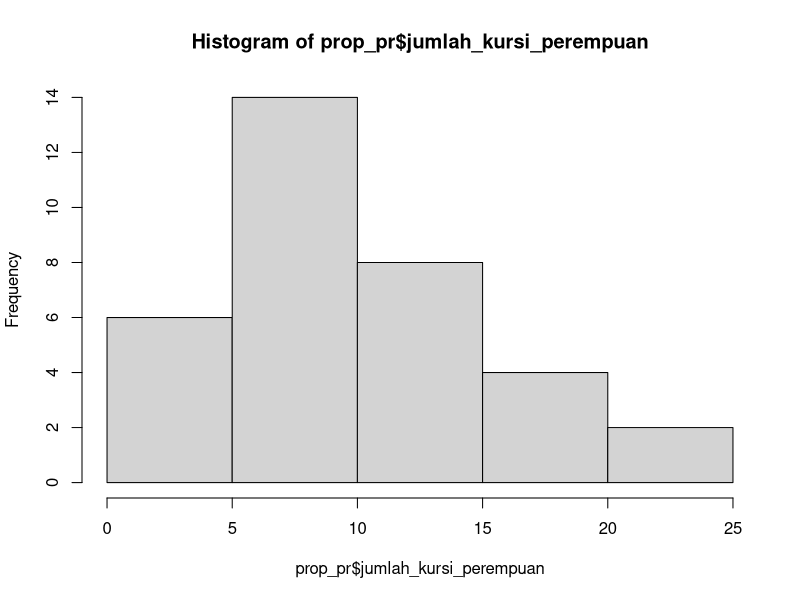
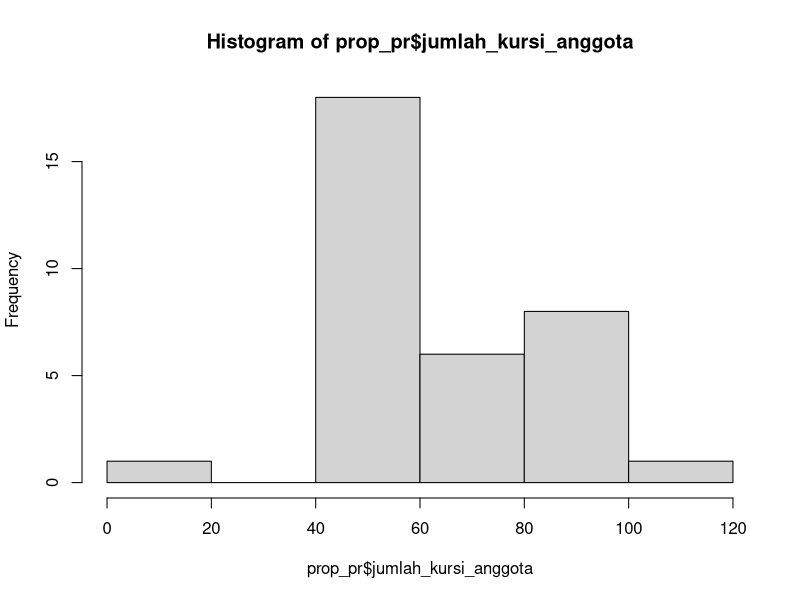
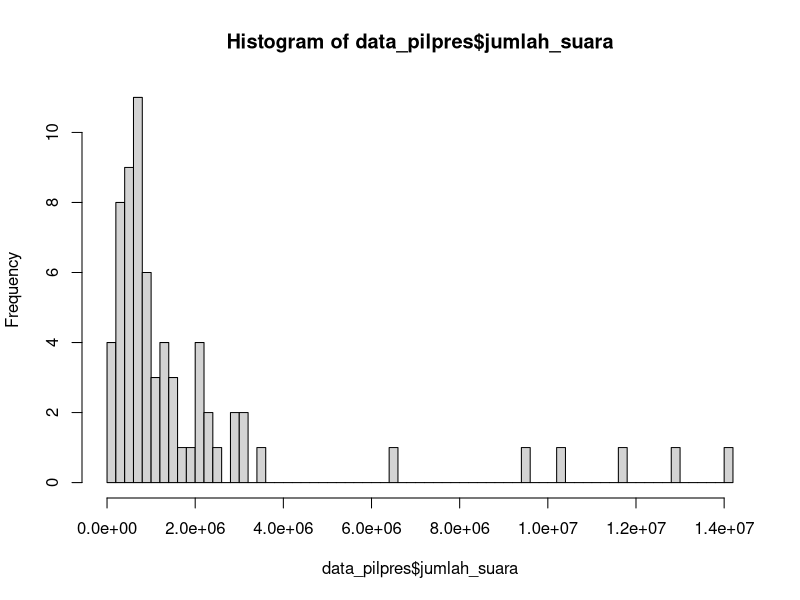

These figures' R source, in order:
## ---- chunk 1
knitr::opts_chunk$set(echo = TRUE)
## ---- chunk 2
prop_pr <- read.csv('data/Proporsi Perempuan DPR.csv', stringsAsFactors = T)
## ---- chunk 3
# 6 data awal
head(prop_pr)
## ---- chunk 4
# 10 data awal
head(prop_pr, 10)
## ---- chunk 5
# 6 data terkahir
tail(prop_pr)
## ---- chunk 6
dim(prop_pr)
## ---- chunk 7
str(prop_pr)
## ---- chunk 8
summary(prop_pr)
## ---- chunk 9
hist(prop_pr$jumlah_kursi_perempuan)
hist(prop_pr$jumlah_kursi_anggota)
## ---- chunk 10
data_pilpres <- read.csv('data/Hasil Pilpres 2014.csv', stringsAsFactors = T)
str(data_pilpres)
## ---- chunk 11
library(stringr) #library untuk manipulasi string
# menghapus tanda . (titik) pada jumlah suara
data_pilpres$jumlah_suara <- str_replace_all(data_pilpres$jumlah_suara, "[[:punct:]]", "")

#mengganti tanda , (koma) menjadi tanda . (titik)
data_pilpres$presentase <- str_replace_all(data_pilpres$presentase, ",", ".")

#menghapus tanda % (persen)
data_pilpres$presentase <- str_replace_all(data_pilpres$presentase, "%", "")
str(data_pilpres)
## ---- chunk 12
data_pilpres$jumlah_suara <- as.numeric(data_pilpres$jumlah_suara)
data_pilpres$presentase <- as.numeric(data_pilpres$presentase)
data_pilpres$pasangan <- as.factor(data_pilpres$pasangan)
data_pilpres$nama <- as.factor(data_pilpres$nama)
str(data_pilpres)
head(data_pilpres,7)
## ---- chunk 13
hist(data_pilpres$jumlah_suara, breaks = 100)
